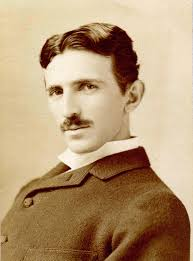
#> input picture Resources/tesla.jpg, 193 x 261 px
$ python chapter_9.py
#> lines starting #> are read from the running program, lines starting #| are printed output that depends on the picture; after the words box and inside, x2 and y2 are one past the last pixel; in counts of white or black regions, pixels touching at a corner belong together
# Face detection

import cv2
import numpy as np

faceCascade = cv2.CascadeClassifier("Resources/haarcascade_frontalface_default.xml")
img = cv2.imread("Resources/tesla.jpg")
#> img is the input picture: shape (261, 193, 3); mean B, G, R 118.4, 153.3, 181.7
imgGray = cv2.cvtColor(img, cv2.COLOR_BGR2GRAY)
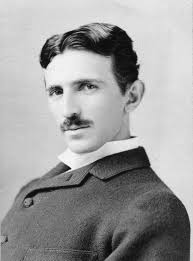
#> imgGray: shape (261, 193); min 7, max 253, mean 157.8

faces = faceCascade.detectMultiScale(imgGray,1.1,4)
#> faces = [[23, 51, 102, 102]]

for (x,y,w,h) in faces:
    cv2.rectangle(img,(x,y),(x+w,y+h),(255,0,0),2)
#> this loop made 1 pass
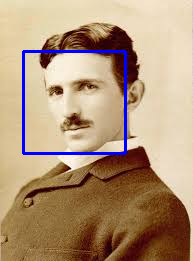
#> img: shape (261, 193, 3); 2.42% of pixels changed, all inside (x1, y1, x2, y2) = (22, 50, 127, 155)

cv2.imshow("Result",img)
cv2.waitKey(0)

$ run again, with Resources/chapter_9.JPG copied over Resources/tesla.jpg
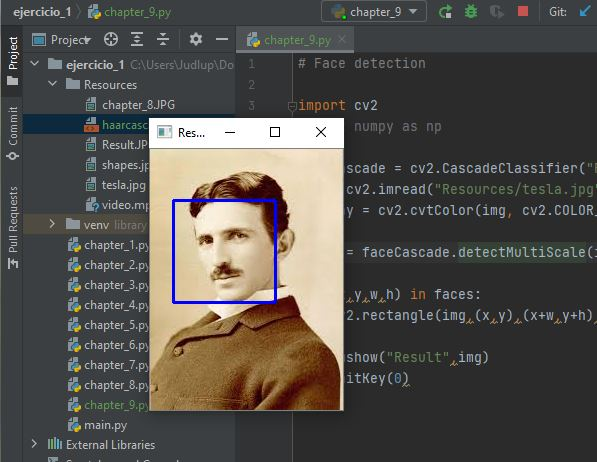
#> input picture Resources/chapter_9.JPG, 597 x 462 px
#> img is the input picture: shape (462, 597, 3); mean B, G, R 75.5, 80, 83
#> `imgGray = cv2.cvtColor(img, cv2.COLOR_BGR2GRAY)`:
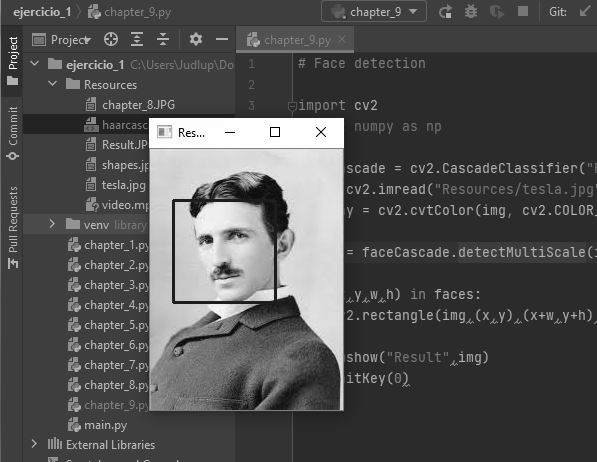
#> imgGray: shape (462, 597); min 0, max 255, mean 80.4
#> faces = [[173, 201, 100, 100]]
#> the loop `for (x,y,w,h) in faces:` made 1 pass
#> after the loop `for (x,y,w,h) in faces:`:
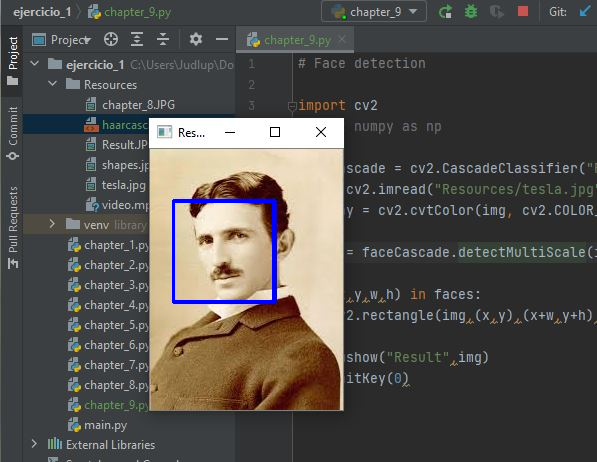
#> img: shape (462, 597, 3); 0.43% of pixels changed, all inside (x1, y1, x2, y2) = (172, 200, 275, 303)

$ run again, with Resources/project_1.JPG copied over Resources/tesla.jpg
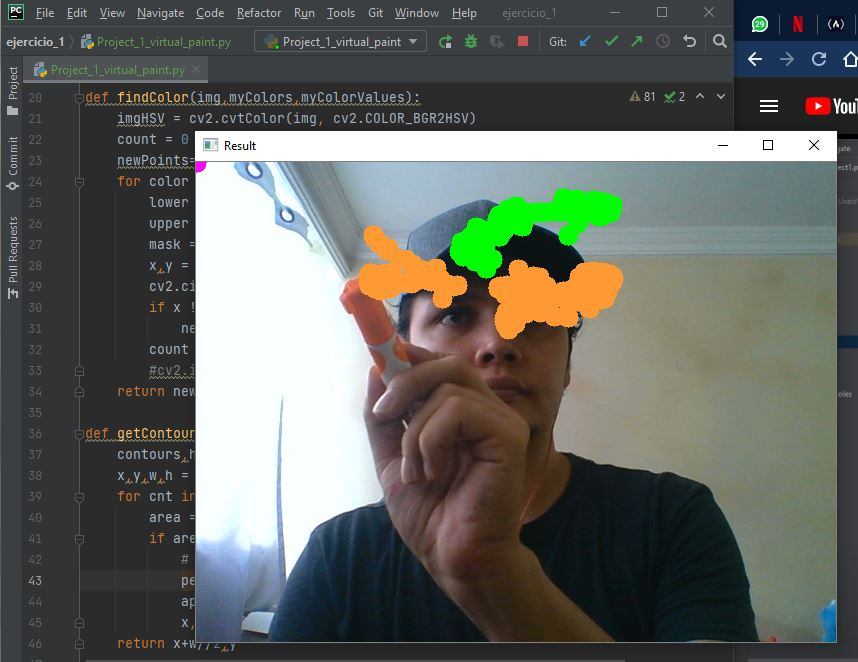
#> input picture Resources/project_1.JPG, 858 x 662 px
#> img is the input picture: shape (662, 858, 3); mean B, G, R 97.2, 102.9, 99.4
#> `imgGray = cv2.cvtColor(img, cv2.COLOR_BGR2GRAY)`:
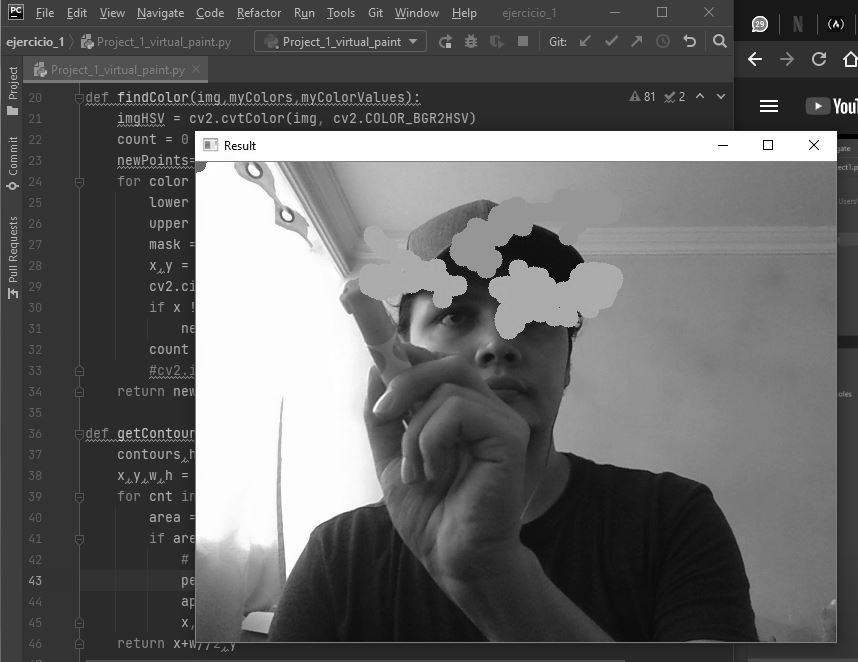
#> imgGray: shape (662, 858); min 0, max 255, mean 101.2
#> faces = ()
